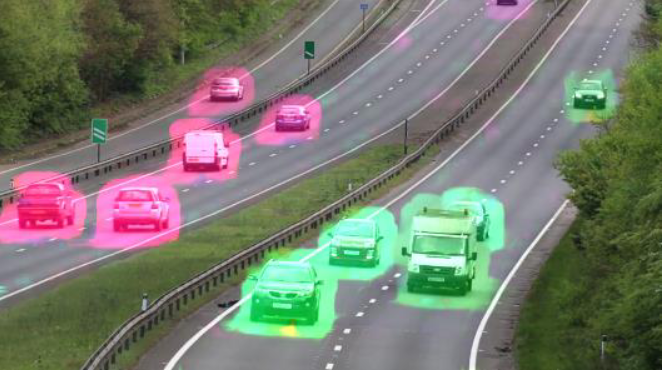
#> input picture excercises/optical_flow/GunnarFarnebeck.png, 664 x 370 px, given in place of fic UK HD - rush hour - British Highway traffic May 2017.mp4, which was not available
$ python task.py
#> lines starting #> are read from the running program, lines starting #| are printed output that depends on the picture
import numpy as np
import cv2 as cv
import imutils
import time
import os

from itertools import product

# [6 lines of commented-out code are left out]
cv2 = cv

# print(args)
FILE_DIR = os.path.abspath(os.path.join(os.path.dirname(__file__), '..'))
print(FILE_DIR)

highway_path = FILE_DIR + os.path.sep + \
               'A3 A-road Traffic UK HD - rush hour - British Highway traffic May 2017.mp4'

video_path = "racinggames.avi"
cap = cv.VideoCapture(video_path)

"params for ShiTomasi corner detection"
CORNERS = 80
"GRID"
PIXEL_GAP = 20
"Display"
HMAX = 600


def lk_algo():
    cap = cv.VideoCapture(highway_path)
    # pos = cap.get(cv2.CAP_PROP_POS_FRAMES)
    # cap.set(cv2.CAP_PROP_POS_FRAMES, pos + 200)
    # cap.set(cv2.CAP_PROP_POS_FRAMES, 1600)  # sunshine
    # cap.set(cv2.CAP_PROP_POS_FRAMES, 800)  # car behind sign
    cap.set(cv2.CAP_PROP_POS_FRAMES, 1800)  # sunshine
    # cap.set(cv2.CAP_PROP_POS_FRAMES, 151)  # car behind sign
    # cap.set(cv2.CAP_PROP_POS_FRAMES, 2422)  # truck
    feature_params = dict(maxCorners=CORNERS,
                          qualityLevel=0.3,
                          minDistance=5,
                          blockSize=20)

    "Parameters for lucas kanade optical flow"
    lk_params = dict(winSize=(15, 15),
                     maxLevel=2,
                     criteria=(cv.TERM_CRITERIA_EPS | cv.TERM_CRITERIA_COUNT, 10, 0.03))

    # Create some random colors
    color = np.random.randint(0, 255, (CORNERS, 3))

    "Take first frame and find corners in it"
    ret, old_frame = cap.read()
#> old_frame is the input picture: shape (370, 664, 3); mean B, G, R 109.2, 122.1, 118.7
    old_frame = imutils.resize(old_frame, height=HMAX)
#> old_frame: shape (600, 1076, 3)
    old_gray = cv.cvtColor(old_frame, cv.COLOR_BGR2GRAY)
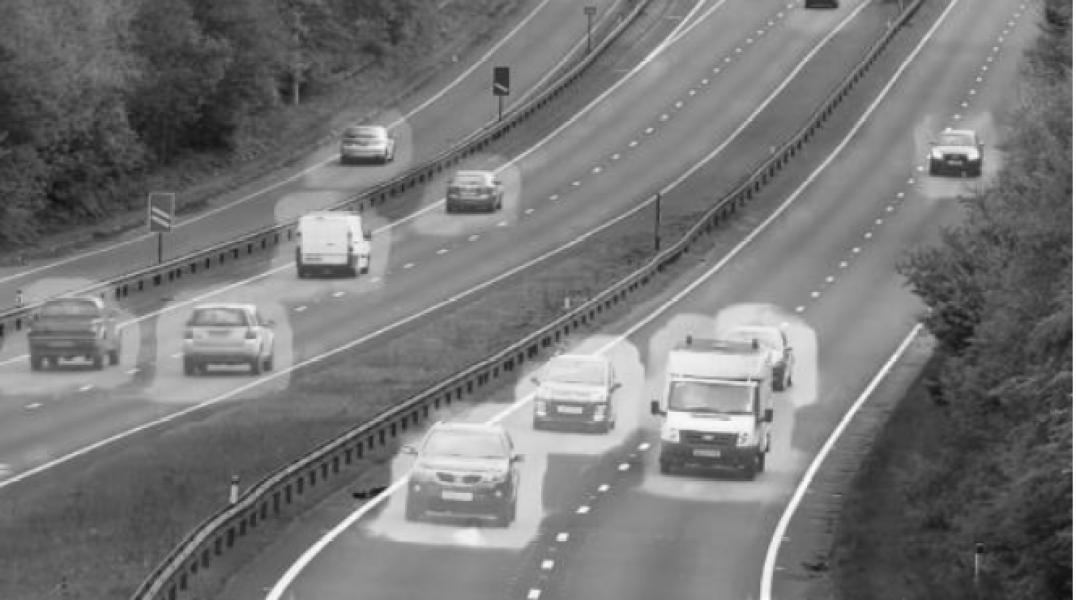
#> old_gray: shape (600, 1076); min 13, max 255, mean 119.5
    p0 = cv.goodFeaturesToTrack(old_gray, mask=None, **feature_params)
#> p0 = 80 rows, first 8: [752, 389], [974, 161], [975, 156], [750, 408], [361, 262], [660, 408], [357, 259], [939, 161]

    h, w, _ = old_frame.shape
#> h = 600; w = 1076

    x0 = list(range(0, w, PIXEL_GAP))
#> x0 = 54 values from 0 to 1060
    y0 = list(range(0, h, PIXEL_GAP))
#> y0 = 30 values from 0 to 580

    x = x0[1:-1]
#> x = 52 values from 20 to 1040
    y = y0[1:-1]
#> y = 28 values from 20 to 560

    # points = list(product(x, y))
    # p0 = cv.goodFeaturesToTrack(old_gray, mask=None, **feature_params)

    "Create a mask image for drawing purposes"
    mask = np.zeros_like(old_frame, dtype=np.uint8)
    BLEND = 1
    pause = False
    while True:
        k = cv.waitKey(15) & 0xff
#> (key q is pressed here)
        if k == ord('q'):
            break
        elif k == 32:
            "space"
            pause = not pause
        if pause:
            time.sleep(0.2)
            continue

        ret, frame = cap.read()
        frame = imutils.resize(frame, height=HMAX)
        # print(frame.shape, frame.dtype)

        frame_gray = cv.cvtColor(frame, cv.COLOR_BGR2GRAY)
        "calculate optical flow"
        p1, st, err = cv.calcOpticalFlowPyrLK(old_gray, frame_gray, p0, None, **lk_params)
        # p1 = cv.goodFeaturesToTrack(old_gray, mask=None, **feature_params)

        # print(st.shape)
        "Select good points"
        if p1 is not None:
            good_new = p1[st == 1]
            good_old = p0[st == 1]
            # print(good_new.shape)

        "draw the tracks"
        for i, (new, old) in enumerate(zip(good_new, good_old)):
            a, b = new.ravel()
            c, d = old.ravel()
            mask = cv.line(mask, (int(a), int(b)), (int(c), int(d)), color[i].tolist(), 2)
            frame = cv.circle(frame, (int(a), int(b)), 5, color[i].tolist(), -1)

        mask = (mask * BLEND).astype(np.uint8)
        img = cv.add(frame, mask)
        cv.imshow('frame', img)

        "Now update the previous frame and previous points"
        old_gray = frame_gray.copy()
        p0 = good_new.reshape(-1, 1, 2)
        missing = CORNERS - len(p0)

        # print(f"missing: {missing}")
        if missing > 1 and False:
            ftrs = feature_params.copy()
            ftrs['maxCorners'] = missing
            p_miss = cv2.goodFeaturesToTrack(frame_gray, **ftrs)
            p0 = np.concatenate([p0, p_miss], axis=0)

        print(len(p0))


def guner_farn():
    HMAX = 300
    cap = cv.VideoCapture(highway_path)
    cap.set(cv2.CAP_PROP_POS_FRAMES, 1600)
    ret, frame1 = cap.read()
    frame1 = imutils.resize(frame1, height=HMAX)
    prvs = cv.cvtColor(frame1, cv.COLOR_BGR2GRAY)
    hsv = np.zeros_like(frame1)
    hsv[..., 1] = 255
    pause = False

    while True:
        k = cv.waitKey(15) & 0xff
#> (key q is pressed here)
        if k == ord('q'):
            break
        elif k == 32:
            "space"
            pause = not pause
        if pause:
            time.sleep(0.2)
            continue

        ret, frame2 = cap.read()
        frame2 = imutils.resize(frame2, height=HMAX)
        if not ret:
            print('No frames grabbed!')
            break
        next = cv.cvtColor(frame2, cv.COLOR_BGR2GRAY)
        flow = cv.calcOpticalFlowFarneback(prvs, next, None, 0.5, 3, 15, 3, 5, 1.2, 0)
        mag, ang = cv.cartToPolar(flow[..., 0], flow[..., 1])
        hsv[..., 0] = ang * 180 / np.pi / 2
        hsv[..., 2] = cv.normalize(mag, None, 0, 255, cv.NORM_MINMAX)
        bgr = cv.cvtColor(hsv, cv.COLOR_HSV2BGR)
        mean = cv2.add(frame2, bgr)
        cv.imshow('Guner-Farn', mean)
        prvs = next


def lk_grid():
    LINE_THICK = 1
    BLEND = 0.999
    PIXEL_GAP = 25
    # BLEND = 1

    cap = cv.VideoCapture(highway_path)
    cap.set(cv2.CAP_PROP_POS_FRAMES, 2422)  # truck
    cap.set(cv2.CAP_PROP_POS_FRAMES, 422)  #
    # [4 lines of commented-out code are left out]

    "Parameters for lucas kanade optical flow"
    lk_params = dict(winSize=(10, 10),
                     maxLevel=2,
                     criteria=(cv.TERM_CRITERIA_EPS | cv.TERM_CRITERIA_COUNT, 5, 0.03))

    "Take first frame and find corners in it"
    ret, old_frame = cap.read()
    old_frame = imutils.resize(old_frame, height=HMAX)
    old_gray = cv.cvtColor(old_frame, cv.COLOR_BGR2GRAY)

    h, w, _ = old_frame.shape
#> h = 600
    x0 = np.arange(0, w, PIXEL_GAP, dtype=np.float32).reshape(1, -1)
    y0 = np.arange(0, h, PIXEL_GAP, dtype=np.float32).reshape(-1, 1)

    X, Y = np.meshgrid(x0, y0)
    XY = np.array([*zip(X.ravel(), Y.ravel())], dtype=np.float32).reshape(-1, 1, 2)

    "Create a mask image for drawing purposes"
    mask = np.zeros_like(old_frame, dtype=np.uint8)
    pause = False
    p0 = XY.copy()
    momentum = np.zeros((len(p0), 2))

    while True:
        k = cv.waitKey(15) & 0xff
#> (key q is pressed here)
        if k == ord('q'):
            break
        elif k == 32:
            "space"
            pause = not pause
        if pause:
            time.sleep(0.2)
            continue

        ret, frame = cap.read()
        frame = imutils.resize(frame, height=HMAX)
        # print(frame.shape, frame.dtype)

        frame_gray = cv.cvtColor(frame, cv.COLOR_BGR2GRAY)
        "calculate optical flow"
        p0 = XY.copy()
        p1, st, err = cv.calcOpticalFlowPyrLK(old_gray, frame_gray, p0, None, **lk_params)
        # p1 = cv.goodFeaturesToTrack(old_gray, mask=None, **feature_params)

        # print(st.shape)
        "Select good points"
        # [8 lines of commented-out code are left out]

        "draw the tracks"
        for i, (new, old, force_delta) in enumerate(zip(p1, p0, momentum)):
            new = new.ravel()
            old = old.ravel()

            a, b = new
            # c, d = old.ravel()
            diff = new - old
            # diff = np.clip(diff, -5, 5)
            moment = diff * 0.1 + force_delta * 0.9
            momentum[i] = moment
            c, d = new + moment
            # mask = cv.line(mask, (int(a), int(b)), (int(c), int(d)), color[i].tolist(), 2)
            frame = cv.circle(frame, (int(a), int(b)), 1, (10, 30, 60), -1)
            mask = cv.line(mask, (int(a), int(b)), (int(c), int(d)), (150, 150, 55), LINE_THICK)

        mask = (mask * BLEND).astype(np.uint8)
        img = cv.add(frame, mask)
        # img = np.clip(frame + mask, 0, 255)
        cv.imshow('LK-Grid', img)

        "Now update the previous frame and previous points"
        old_gray = frame_gray.copy()
        # p0 = good_new.reshape(-1, 1, 2)


def lk_grid_color():
    LINE_THICK = 1
    BLEND = 0.999
    PIXEL_GAP = 25
    # BLEND = 1

    cap = cv.VideoCapture(highway_path)
    cap.set(cv2.CAP_PROP_POS_FRAMES, 2422)  # truck
    cap.set(cv2.CAP_PROP_POS_FRAMES, 422)  #
    # [4 lines of commented-out code are left out]

    "Parameters for lucas kanade optical flow"
    lk_params = dict(winSize=(30, 30),
                     maxLevel=2,
                     criteria=(cv.TERM_CRITERIA_EPS | cv.TERM_CRITERIA_COUNT, 5, 0.03))

    "Take first frame and find corners in it"
    ret, old_frame = cap.read()
    old_frame = imutils.resize(old_frame, height=HMAX)

    h, w, _ = old_frame.shape
    x0 = np.arange(0, w, PIXEL_GAP, dtype=np.float32).reshape(1, -1)
    y0 = np.arange(0, h, PIXEL_GAP, dtype=np.float32).reshape(-1, 1)

    X, Y = np.meshgrid(x0, y0)
    XY = np.array([*zip(X.ravel(), Y.ravel())], dtype=np.float32).reshape(-1, 1, 2)

    "Create a mask image for drawing purposes"
    mask = np.zeros_like(old_frame, dtype=np.uint8)
    pause = False
    p0 = XY.copy()
    momentum = np.zeros((len(p0), 2))

    while True:
        k = cv.waitKey(15) & 0xff
#> (key q is pressed here)
        if k == ord('q'):
            break
        elif k == 32:
            "space"
            pause = not pause
        if pause:
            time.sleep(0.2)
            continue

        ret, frame = cap.read()
        frame = imutils.resize(frame, height=HMAX)
        # print(frame.shape, frame.dtype)
        # frame_gray = cv.cvtColor(frame, cv.COLOR_BGR2GRAY)

        "calculate optical flow"
        p0 = XY.copy()
        p1, st, err = cv.calcOpticalFlowPyrLK(old_frame, frame, p0, None, **lk_params)

        "draw "
        for i, (new, old, force_delta) in enumerate(zip(p1, p0, momentum)):
            new = new.ravel()
            old = old.ravel()

            a, b = new
            # c, d = old.ravel()
            diff = new - old
            # diff = np.clip(diff, -5, 5)
            # moment = diff * 0.1 + force_delta * 0.9
            # momentum[i] = moment
            c, d = new + diff
            # mask = cv.line(mask, (int(a), int(b)), (int(c), int(d)), color[i].tolist(), 2)
            frame = cv.circle(frame, (int(a), int(b)), 1, (10, 30, 60), -1)
            mask = cv.line(mask, (int(a), int(b)), (int(c), int(d)), (150, 150, 55), LINE_THICK)

        mask = (mask * BLEND).astype(np.uint8)
        img = cv.add(frame, mask)
        # img = np.clip(frame + mask, 0, 255)
        cv.imshow('LK-Color', img)

        "Now update the previous frame and previous points"
        old_frame = frame.copy()
        # p0 = good_new.reshape(-1, 1, 2)


lk_algo()
guner_farn()
lk_grid()
lk_grid_color()

$ run again, on excercises/optical_flow/LucasKanade.png
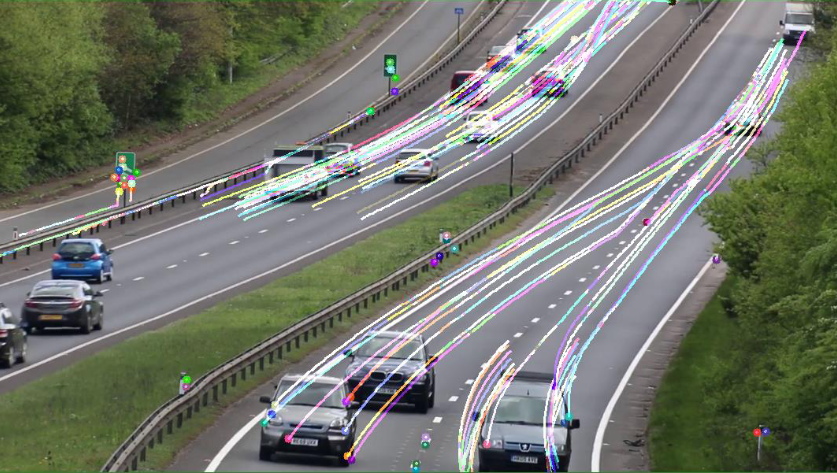
#> input picture excercises/optical_flow/LucasKanade.png, 837 x 473 px, given in place of fic UK HD - rush hour - British Highway traffic May 2017.mp4, which was not available
#> in lk_algo, old_frame is the input picture: shape (473, 837, 3); mean B, G, R 107.8, 118.3, 114.7
#> old_frame: shape (600, 1061, 3)
#> in lk_algo, `old_gray = cv.cvtColor(old_frame, cv.COLOR_BGR2GRAY)`:
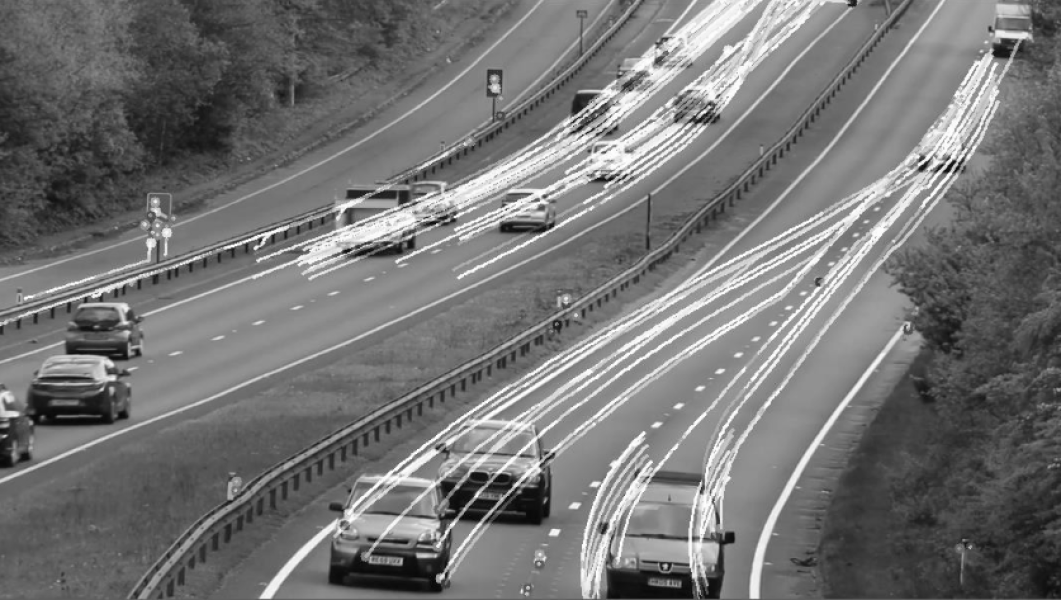
#> old_gray: shape (600, 1061); min 5, max 255, mean 115.9
#> in lk_algo, `p0 = cv.goodFeaturesToTrack(old_gray, mask=None, **feature_params)`: p0 = 80 rows, first 8: [435, 541], [436, 525], [665, 573], [685, 571], [1010, 47], [257, 241], [1001, 48], [440, 549]
#> in guner_farn, `frame1 = imutils.resize(frame1, height=HMAX)`:
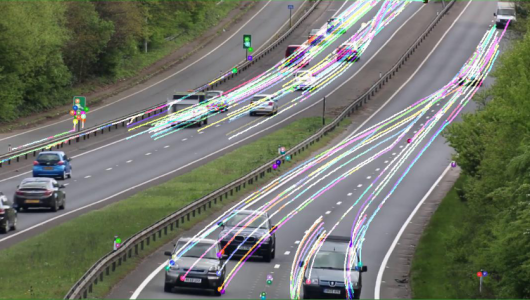
#> frame1: shape (300, 530, 3); mean B, G, R 107.8, 118.3, 114.7

$ run again, on excercises/optical_flow/LucasKanadeGridSmooth.png
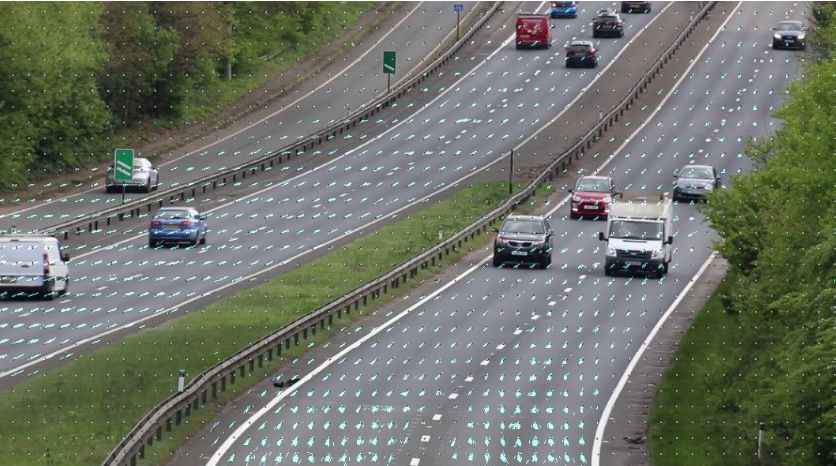
#> input picture excercises/optical_flow/LucasKanadeGridSmooth.png, 836 x 466 px, given in place of fic UK HD - rush hour - British Highway traffic May 2017.mp4, which was not available
#> in lk_algo, old_frame is the input picture: shape (466, 836, 3); mean B, G, R 104.4, 114.8, 109.8
#> old_frame: shape (600, 1076, 3)
#> in lk_algo, `old_gray = cv.cvtColor(old_frame, cv.COLOR_BGR2GRAY)`:
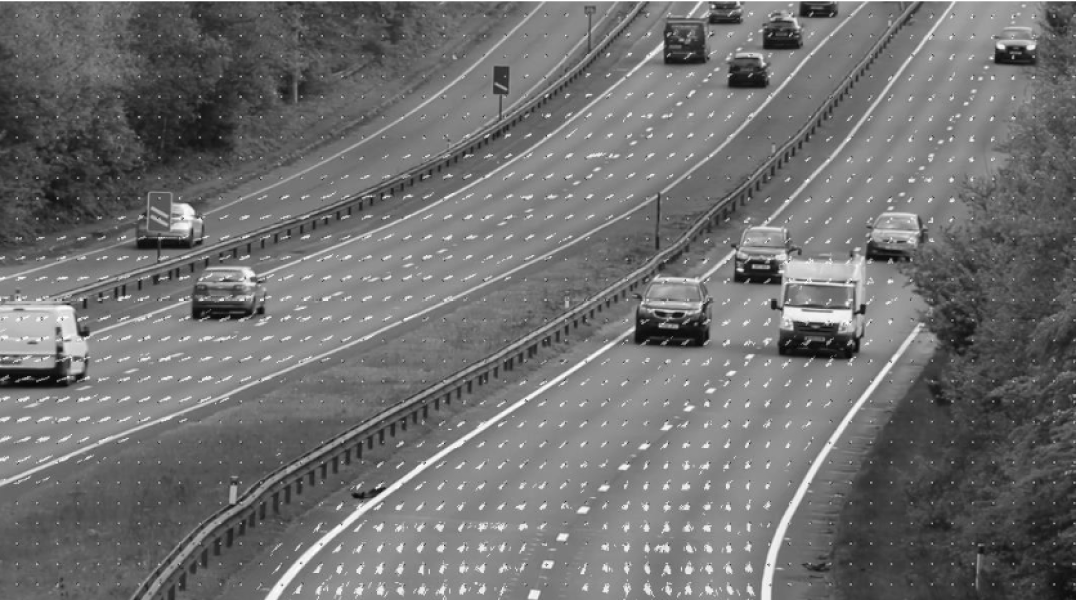
#> old_gray: shape (600, 1076); min 3, max 255, mean 112
#> in lk_algo, `p0 = cv.goodFeaturesToTrack(old_gray, mask=None, **feature_params)`: p0 = 80 rows, first 8: [854, 307], [743, 263], [84, 328], [735, 263], [854, 313], [744, 274], [781, 304], [848, 307]
